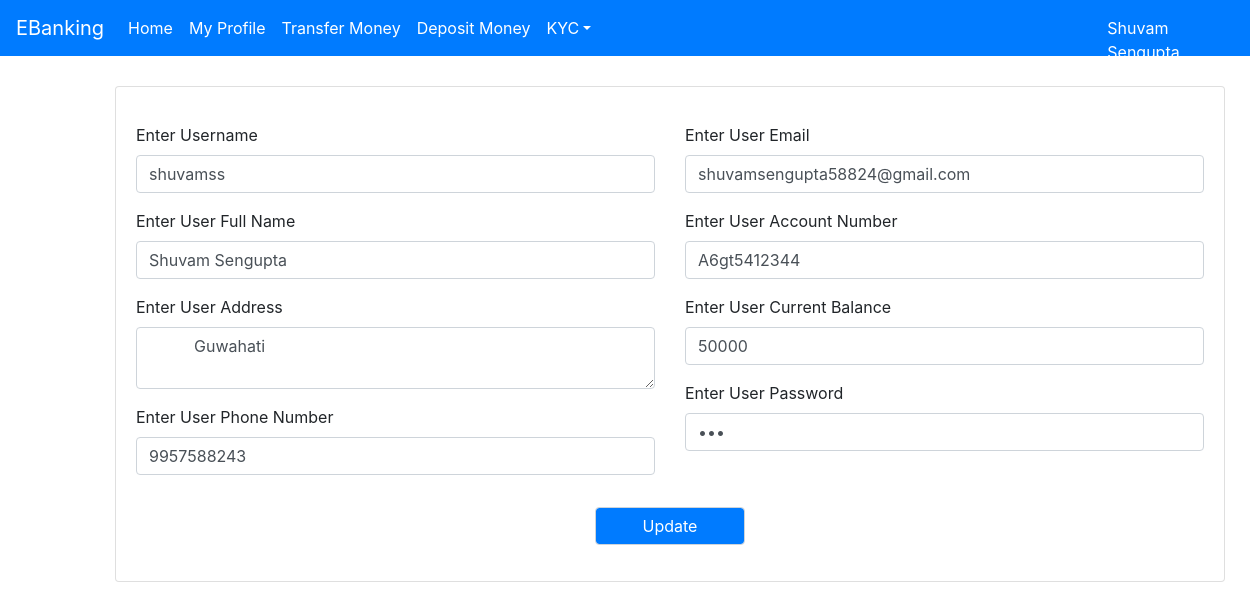
The page /User/MyProfile/1 on the database its author committed.
### user/models.py (models this page shows, shortened)
class User(models.Model):
    user_name = models.CharField(max_length=50)
    fullname = models.CharField(max_length=120)
    address = models.TextField(max_length=200)
    user_phone = models.CharField(max_length=10)
    user_email = models.CharField(max_length=90)
    account_number = models.CharField(max_length=20)
    current_balance = models.CharField(max_length=10)
    password = models.CharField(max_length=20)

### user/views.py (the view, shortened to what this page needs)
# urls.py: path('MyProfile/<id>',views.my_profile,name="profile"),
def my_profile(request,id):
    user = User.objects.get(id=id)
    context = {}
    context['mydata'] = user
    return render(request,"my_profile.html",context)

### user/templates/my_profile.html (shortened to what this page needs)
{% extends 'dashboard.html' %}
{% block user_content %}
  <div class="container" style="margin-left:100px; margin-top: 30px;">
    <div class="row">
      <div class="col-12">
        <div class="card text-black mb-3">
          <div class="card-body">
            <p class="card-text">
                <form method="post">
                <fieldset>
                     <div class="row">
                         <div class="col">
                            <div class="form-group">
                                <label for="username">Enter Username</label>
                                <input type="text" class="form-control" id="username" name="username" placeholder="Username" value="{{mydata.user_name}}">
                              </div>
                              <div class="form-group">
                                <label for="fullname">Enter User Full Name</label>
                                <input type="text" class="form-control" id="fullname" name="fullname" placeholder="Fullname" value="{{mydata.fullname}}">
                              </div>
                              <div class="form-group">
                                <label for="address">Enter User Address</label>
                                <textarea class="form-control" id="address" name="address" placeholder="Address"> {{mydata.address}} </textarea>
                              </div>
                              <div class="form-group">
                                <label for="phone">Enter User Phone Number</label>
                                <input type="text" class="form-control" id="phone" name="phone" placeholder="Phone Number" value="{{mydata.user_phone}}">
                              </div>
                         </div>
                         <div class="col">
                            <div class="form-group">
                                <label for="email">Enter User Email</label>
                                <input type="email" class="form-control" id="email" name="email" placeholder="Email" value="{{mydata.user_email}}">
                              </div>
                              <div class="form-group">
                                <label for="acnum">Enter User Account Number</label>
                                <input type="text" class="form-control" id="acnum" name="acnum" placeholder="Account Number" value="{{mydata.account_number}}">
                              </div>
                              <div class="form-group">
                                <label for="balance">Enter User Current Balance</label>
                                <input type="text" class="form-control" id="balance" name="balance" placeholder="Current Balance" value="{{mydata.current_balance}}">
                              </div>
                              <div class="form-group">
                                <label for="password">Enter User Password</label>
                                <input type="password" class="form-control" id="password" name="password" placeholder="Password" value="{{mydata.password}}">
                              </div>
                         </div>
                     </div>
                </fieldset>
                <input type="submit" class="form-control bg-primary text-white"  name="submit" value="Update" style="width:150px;align-items: center; margin:auto">
</form>
            </p>
          </div>
      </div>
      </div>
      </div>
      </div>
{% endblock user_content %}

### user/templates/dashboard.html (shortened to what this page needs)
<!DOCTYPE html>
<html lang="en">
<head>
  <link rel="stylesheet" href="https://maxcdn.bootstrapcdn.com/bootstrap/4.5.2/css/bootstrap.min.css">
</head>
<body>
    <nav class="navbar navbar-expand-lg navbar-dark bg-primary">
        <a class="navbar-brand" href="#">EBanking</a>
        <div class="collapse navbar-collapse" id="navbarColor01">
          <ul class="navbar-nav mr-auto">
            <li class="nav-item active">
              <a class="nav-link" href="{% url 'user_dashboard' mydata.id %}">Home
              </a>
            </li>
            <li class="nav-item active">
              <a class="nav-link" href="{% url 'profile' mydata.id  %}">My Profile</a>
            </li>
            <li class="nav-item active">
              <a class="nav-link" href="{% url 'money_transfer' mydata.id  %}">Transfer Money</a>
            </li>
            <li class="nav-item active">
              <a class="nav-link" href="{% url 'deposit'  mydata.id %}">Deposit Money</a>
            </li>
            <li class="nav-item dropdown active">
              <a class="nav-link dropdown-toggle" data-toggle="dropdown" href="#" role="button" aria-haspopup="true" aria-expanded="false">KYC</a>
            </li>
            <li class="nav-item active">
              <a class="nav-link" href="#" style="margin-left: 500px; position: fixed;">{{mydata.fullname}}</a>
            </li>
          </ul>
        </div>
      </nav>
      {% block user_content%}
      {% endblock %}
</body>
</html>

### user/templates/dashboard.html (style rules this page uses)
.container { margin-top: 150px; margin-left: 510px; }

### rows shown on the page
User: fullname "Shuvam Sengupta", username "shuvamss", address "Guwahati", phone "9957588243", email "shuvamsengupta58824@gmail.com", acnum "A6gt5412344", balance "50000"
